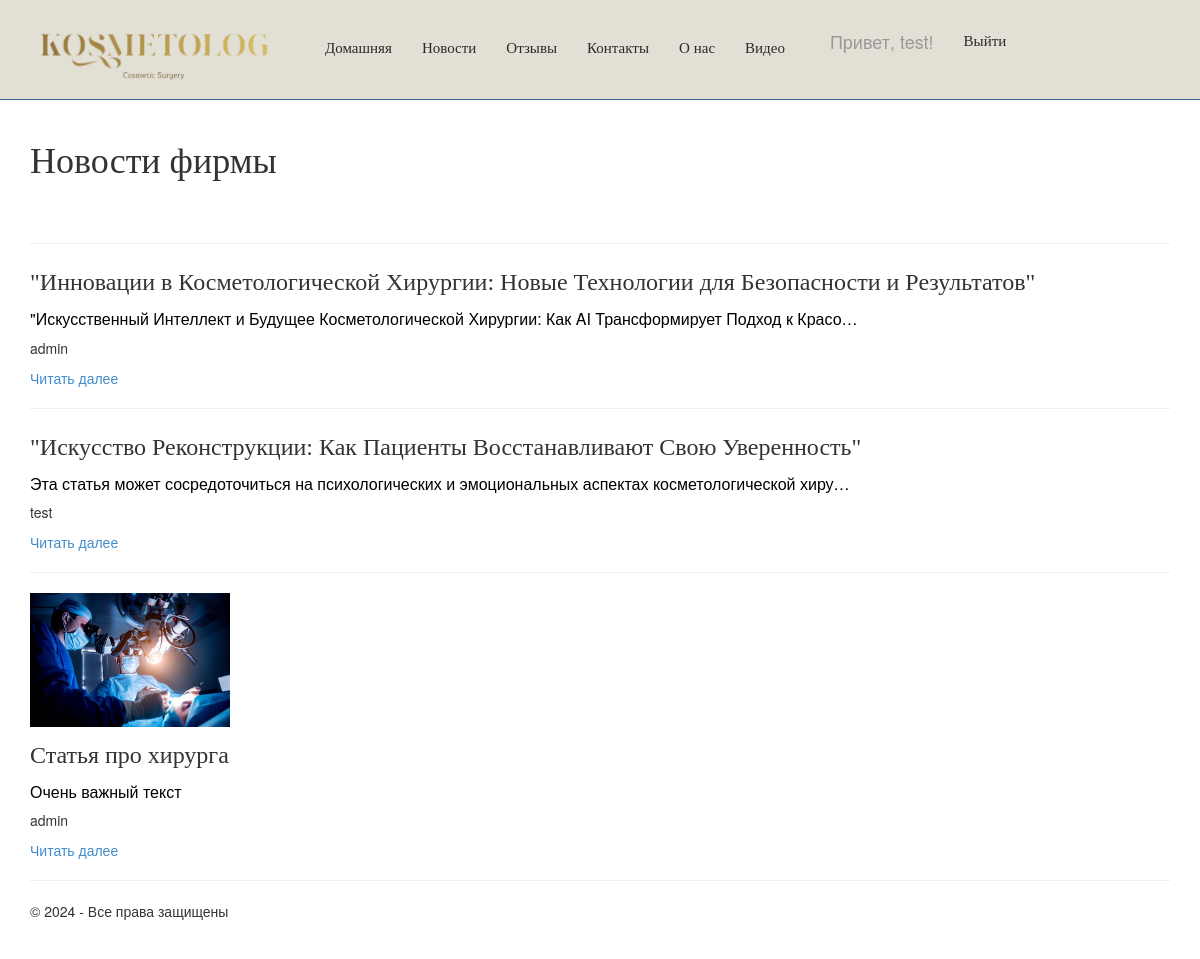
Page /news/ (signed in) on the committed database.
### app/models.py (models this page shows, shortened)
class Blog(models.Model):
    title = models.CharField(max_length=100, verbose_name='Заголовок')
    text = models.TextField(verbose_name='Текст новости')
    image = models.FileField(null=True)
    author = models.ForeignKey(User, null=True, blank=True, on_delete=models.SET_NULL, verbose_name="Автор")

### app/views.py (the view)
# urls.py: path('news/',views.news,name= 'news'),
def news(request):
    assert isinstance(request, HttpRequest)
    posts = Blog.objects.all() # запрос на выбор всех статей блога из модели
    return render(
        request,
        'app/news.html',
        {
            'title':'Новости фирмы',
            'message':'',
            'posts': posts, # передача списка статей в шаблон веб-страницы
            'year':datetime.now().year,
        }
    )

### app/templates/app/news.html (shortened to what this page needs)
﻿{% extends "app/layout.html" %}
{% block content %}
<h1>{{ title }}</h1>
<br>
{% for post in posts %}
<hr />
<div class="">
    {% if post.image and post.image.url != '/media/temp.jpg' %}
    <img src="{{ post.image.url }}" alt=" Картинка статьи блога" width="200" />
    {% endif %}
    <h4> {{post.title}} </h4>
    <h6> {{post.text | truncatechars:100 }} </h6>
    <p> {{post.author}} </p>
    <p><a href="{% url 'newspost' parametr=post.id %}"> Читать далее </a> </p>
</div>
{% endfor %}
{% endblock %}

### app/templates/app/loginpartial.html (shortened to what this page needs)
﻿{% if user.is_authenticated %}
<form id="logoutForm" action="/logout/" method="post" class="navbar-right">
    <ul class="nav navbar-nav navbar-right">
        <li><span class="navbar-brand" style="margin-left: 0 !important">Привет, {{ user.username }}!</span></li>
        <li><a href="javascript:document.getElementById('logoutForm').submit()">Выйти</a></li>
    </ul>
</form>
{% else %}
<ul class="nav navbar-nav navbar-right">
    <li><a href="{% url 'login' %}">Войти</a></li>
</ul>
{% endif %}

### app/static/app/content/site.css (style rules this page uses)
body { padding-top: 100px; padding-bottom: 40px; }
.navbar-nav li a { font-family: 'Montserrat'; font-size: 15px; font-weight: normal; color: #2a2b2a !important; }
h1 { font-family: 'Playfair Display', serif; font-size: 36px; font-weight: normal; line-height: 1.2; color: #333; }
h4 { font-family: 'Playfair Display', serif; font-size: 24px; font-weight: normal; line-height: 1.5; color: #333; }
h6 { font-size: 16px; font-weight: normal; color: #000; }

### rows in the picture
Blog: title "\"Инновации в Косметологической Хирургии: Новые Технологии для Безопасности и Результатов\"", text "\"Искусственный Интеллект и Будущее Косметологической Хирургии: Как AI Трансформирует Подход к Красо…", author "admin"
Blog: title "\"Искусство Реконструкции: Как Пациенты Восстанавливают Свою Уверенность\"", text "Эта статья может сосредоточиться на психологических и эмоциональных аспектах косметологической хиру…", author "test"
Blog: image (picture), title "Статья про хирурга", text "Очень важный текст", author "admin"

### other values in the picture
{{ user.username }} "test"
{{ title }} "Новости фирмы"
